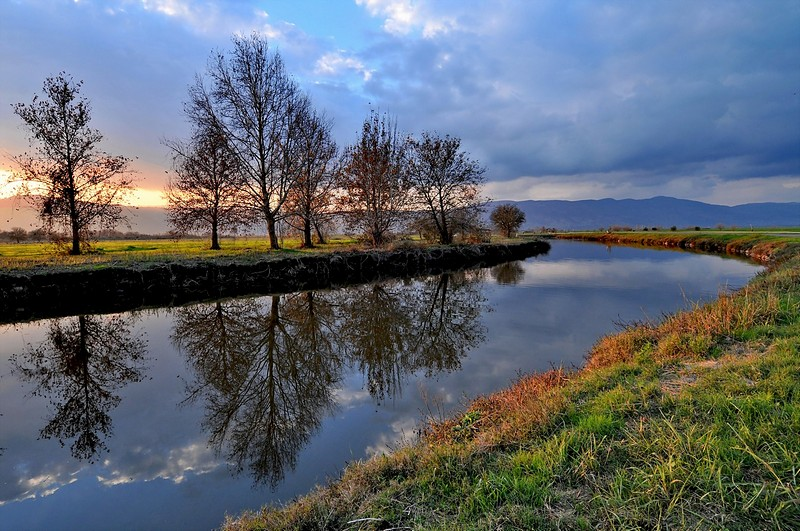
#> input picture Exercise1_picture/img94089.jpg, 800 x 531 px
$ python q1.py
#> lines starting #> are read from the running program, lines starting #| are printed output that depends on the picture
import sys
from PIL import Image

def main():
    if len(sys.argv) >= 2:
        file_name = sys.argv[1]
    else:
        file_name = "img94089.jpg"
        print("No image filename provided, using default:", file_name)

    try:
        img = Image.open(file_name)
#> img is the input picture: PIL image 800x531 RGB; mean R, G, B 95.6, 103.2, 112.9
    except Exception as e:
        print("Error opening image:", e)
        return

    img.show()

    img = img.convert("RGB")

    r, g, b = img.split()
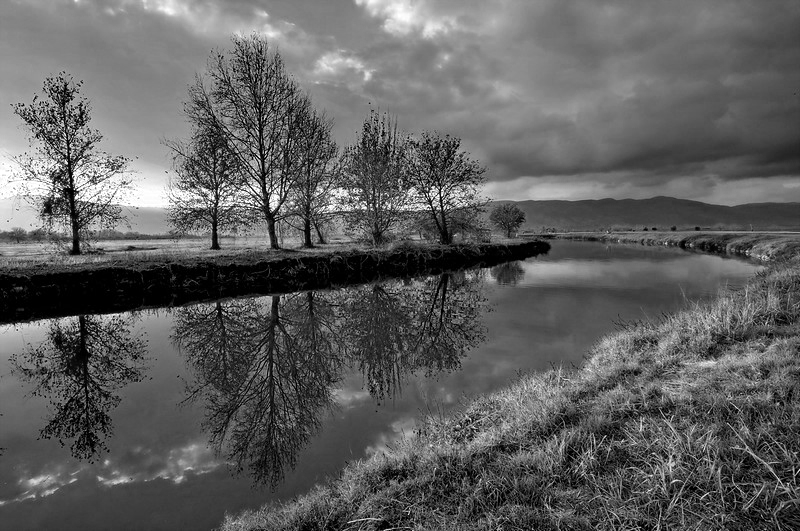
#> r: PIL image 800x531 L; min 0, max 255, mean 95.6
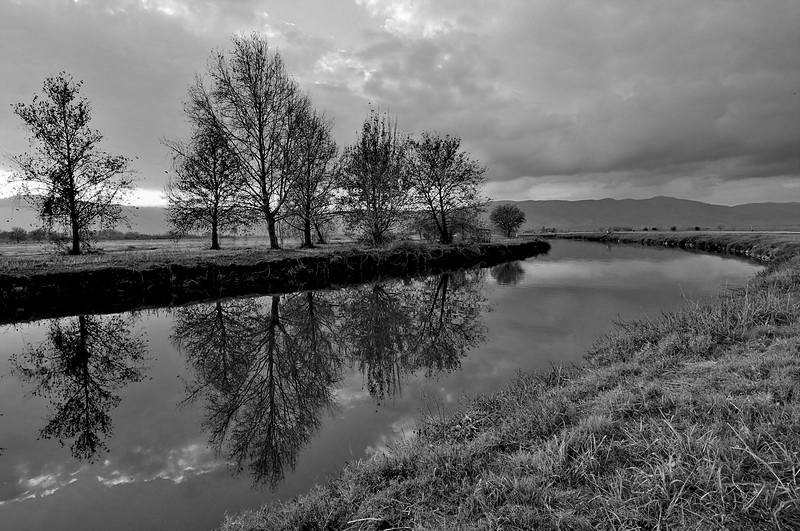
#> g: PIL image 800x531 L; min 0, max 255, mean 103.2
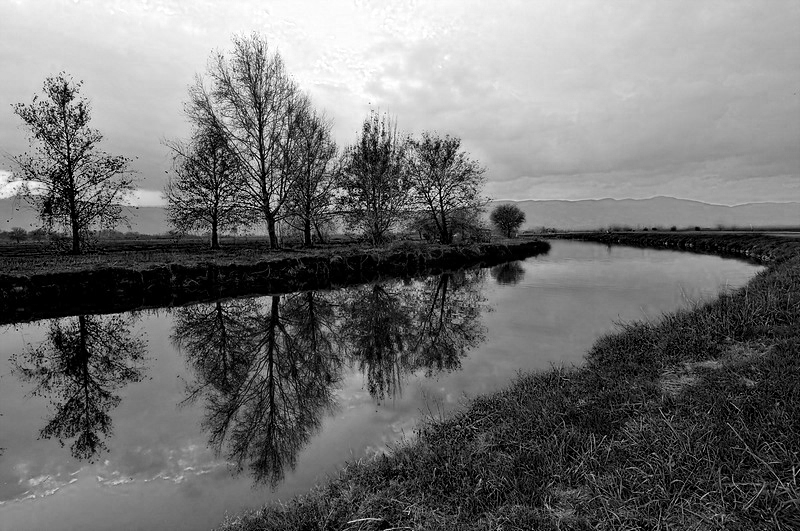
#> b: PIL image 800x531 L; min 0, max 255, mean 112.9

    r.show()
    g.show()
    b.show()

if __name__ == "__main__":
    main()
